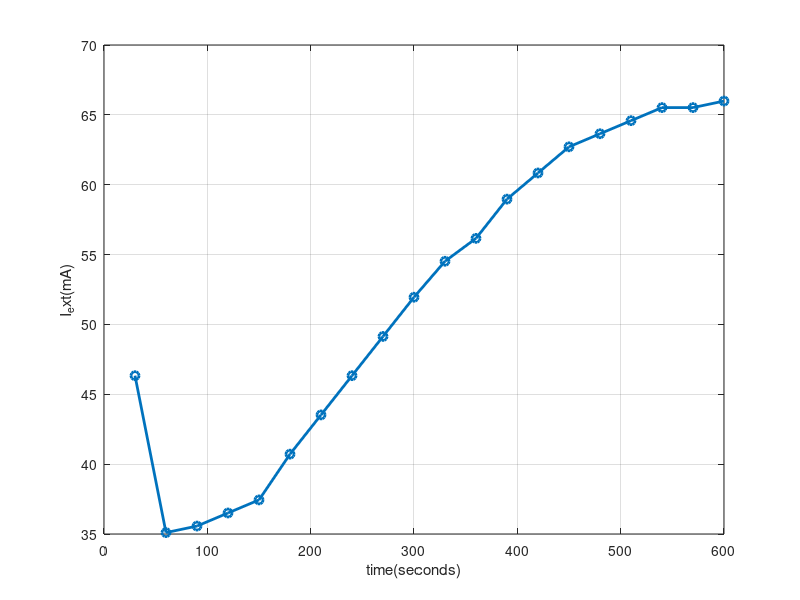

The MATLAB script that drew this image:
V_ext = [396 300 304 312 320 348 372 396 420 444 466 480 504 520 536 544 552 560 560 564];
I_ext = (V_ext.*117)./1000;

time = 30:30:(30*length(V_ext));

plot(time,I_ext,'-o','LineWidth',2)
xlabel('time(seconds)')
ylabel('I_ext(mA)')
grid()